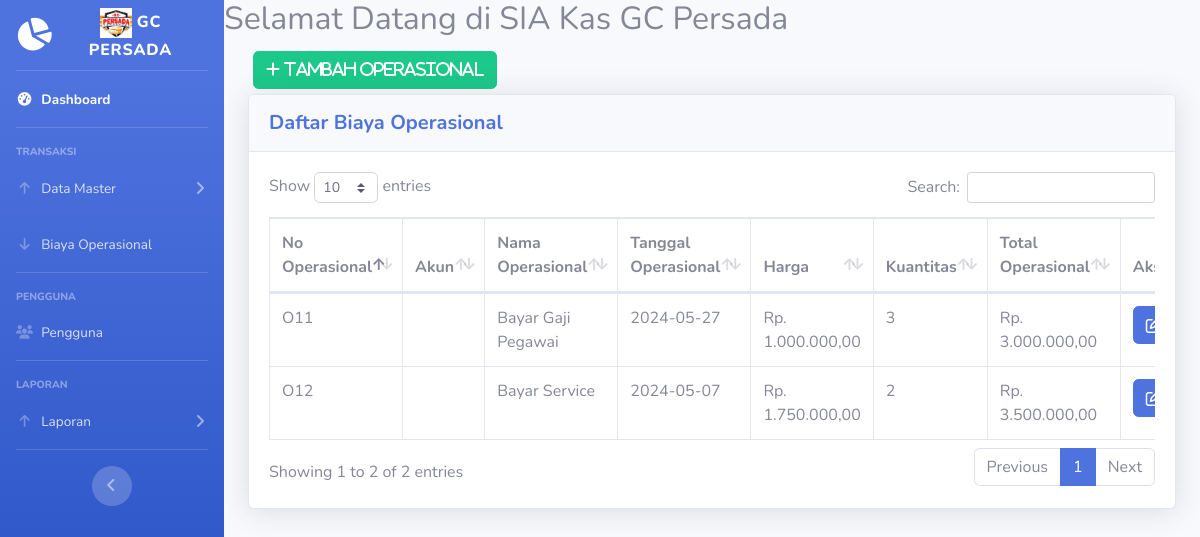
Page /operasional.php on the committed database.
### tables this page shows
CREATE TABLE `operasional` (
  `id_operasional` varchar(4) NOT NULL,
  `id_akun` varchar(5) NOT NULL,
  `nama_operasional` varchar(20) NOT NULL,
  `tanggal_operasional` date NOT NULL,
  `harga` int(8) NOT NULL,
  `kuantitas` int(2) NOT NULL,
  `total_operasional` int(8) NOT NULL
);

### operasional.php (the view, shortened to what this page needs)
<!DOCTYPE html>
<html lang="en">
<head>
  <link href="vendor/fontawesome-free/css/all.min.css" rel="stylesheet" type="text/css">
  <link href="css/sb-admin-2.min.css" rel="stylesheet">
  <link href="vendor/datatables/dataTables.bootstrap4.min.css" rel="stylesheet">
</head>
<body id="page-top">
  <?php
  require 'koneksi.php';
  require('sidebar.php');
  ?>
  <div id="content">
    <h2> Selamat Datang di SIA Kas GC Persada </h2>
    <div class="container-fluid">
      <button type="button" class="btn btn-success" style="margin:5px" data-toggle="modal" data-target="#myModalTambah"><i class="fa fa-plus"> Tambah Operasional</i></button><br>
      <div class="card shadow mb-4">
        <div class="card-header py-3">
          <h5 class="m-0 font-weight-bold text-primary">Daftar Biaya Operasional</h5>
        </div>
        <div class="card-body">
          <div class="table-responsive">
            <table class="table table-bordered" id="dataTable" width="100%" cellspacing="0">
              <thead>
                <tr>
                  <th width="10%">No Operasional</th>
                  <th width="15%">Akun</th>
                  <th width="20%">Nama Operasional</th>
                  <th width="15%">Tanggal Operasional</th>
                  <th width="15%">Harga</th>
                  <th width="5%">Kuantitas</th>
                  <th width="15%">Total Operasional</th>
                  <th width="5%">Aksi</th>
                </tr>
              </thead>
              <tbody>
                <?php
                $query = mysqli_query($koneksi, "SELECT * FROM operasional");
                while ($data = mysqli_fetch_assoc($query)) {
                ?>
                  <tr>
                    <td><?= $data['id_operasional'] ?></td>
                    <td><?= $data['id_akun'] ?></td>
                    <td><?= $data['nama_operasional'] ?></td>
                    <td><?= $data['tanggal_operasional'] ?></td>
                    <td>Rp. <?= number_format($data['harga'], 2, ',', '.'); ?></td>
                    <td><?= $data['kuantitas'] ?></td>
                    <td>Rp. <?= number_format($data['total_operasional'], 2, ',', '.'); ?></td>
                    <td>
                      <a href="#" class="fa fa-edit btn btn-primary btn-md" data-toggle="modal" data-target="#myModal<?= $data['id_operasional']; ?>"></a>
                    </td>
                  </tr>
                <?php
                }
                ?>
              </tbody>
            </table>
          </div>
        </div>
      </div>
    </div>
  </div>
  </div>
  </div>
</body>
</html>

### rows in the picture
operasional: id_operasional "O11", nama_operasional "Bayar Gaji Pegawai", tanggal_operasional "2024-05-27", harga "1.000.000,00", kuantitas "3", total_operasional "3.000.000,00"
operasional: id_operasional "O12", nama_operasional "Bayar Service", tanggal_operasional "2024-05-07", harga "1.750.000,00", kuantitas "2", total_operasional "3.500.000,00"
